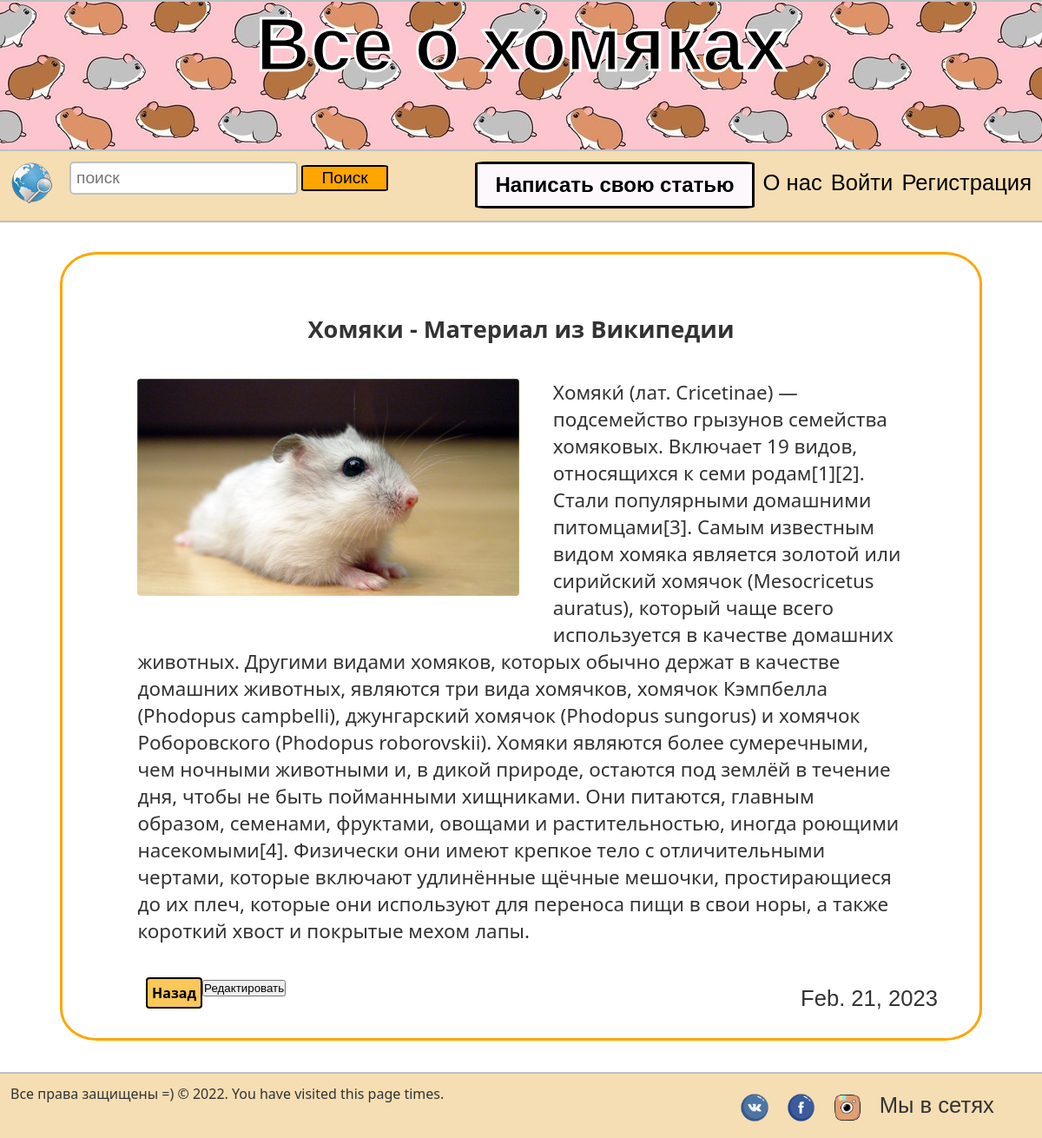
Page /blog/wiki_hamsters/ on the committed database.
### myblog/models.py (models this page shows, shortened)
class Post(models.Model):
    title = models.CharField(max_length=200)
    url = models.SlugField(null=False, unique=True)
    content = models.TextField()
    image = models.ImageField()
    created_at = models.DateField(default=timezone.now)
    author = models.ForeignKey(User, on_delete=models.CASCADE)

### myblog/views.py (the view)
# urls.py: path('blog/<slug>/', PostDetailView.as_view(), name='post_detail'),
class PostDetailView(View):
    def get(self, request, slug, *args, **kwargs):
        post = get_object_or_404(Post, url=slug)
        return render(request, 'myblog/post_detail.html', context={'post': post})

### myblog/templates/myblog/post_detail.html (shortened to what this page needs)
{% extends './base.html' %}
{% load static %}
{% block content %}
    <div class="post_detail">
		<h4>{{ post.title }}</h4>
        <img src="{{ post.image.url }}">
		<p>{{ post.content }}</p>
		<a href="{% url 'index' %}">Назад</a>
		<button>Редактировать</button>
		<div class="right">{{ post.created_at }}</div>
	</div>
{% endblock %}

### myblog/static/css/style.css (style rules this page uses)
* { margin: 0; padding: 0; outline: none; }
html { height: 100%; }
body { width: 100%; height: 100%; color: #333; background-color: f7f7f7; font-size: 1em; font-family: "Segoe UI", sans-serif; }
a { color: black; text-decoration: none; transition: all.6s ease; -moz-transition: all.6s ease; }
.right { margin-top: 10px; float: right; font-size: 1.6em; font-family: Comic Sans MS, sans-serif; margin-left: 10px; }
.post_detail { border: 3px solid orange; border-radius: 4%; width: 80%; margin-left: auto; margin-right: auto; margin-top: 3%; margin-bottom: 3%; min-height: auto; padding: 4%; }
.post_detail h4 { font-size: 1.7em; text-align: center; margin-top: 2%; }
.post_detail img { width: 440px; height: 250px; border-radius: 4px 4px 4px 4px; margin: 4%; float: left; }
.post_detail p { font-size: 1.4em; font-family: "Segoe UI", sans-serif; margin: 2%; padding: 2%; }
.post_detail a { padding: 5px; background-color: #FAC759; margin-left: 5%; border-radius: 4px; float: left; margin-bottom: 5%; font-weight: bold; border: 2px solid #FAC759; border: 2px solid black; }

### rows in the picture
Post: title "Хомяки - Материал из Википедии", image (picture), content "Хомяки́ (лат. Cricetinae) — подсемейство грызунов семейства хомяковых. Включает 19 видов, относящихся к семи родам[1][2]. Стали популярными домашними питомцами[3]. Самым известным видом хомяка является золотой или сирийский хомячок (Mesocricetus auratus), который чаще всего используется в качестве домашних животных. Другими видами хомяков, которых обычно держат в качестве домашних животных, являются три вида хомячков, хомячок Кэмпбелла (Phodopus campbelli), джунгарский хомячок (Phodopus sungorus) и хомячок Роборовского (Phodopus roborovskii). Хомяки являются более сумеречными, чем ночными животными и, в дикой природе, остаются под землёй в течение дня, чтобы не быть пойманными хищниками.…", created_at "Feb. 21, 2023"
